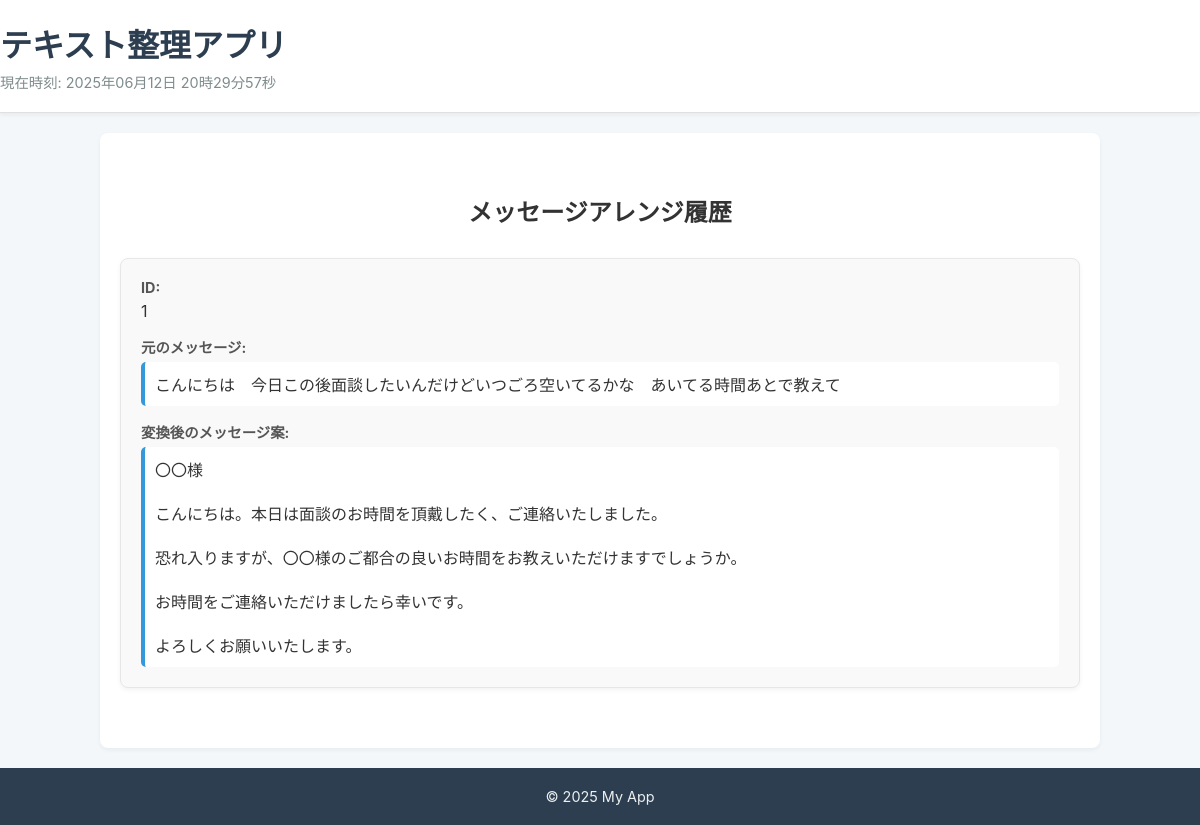
/message_list/, run on an earlier commit of the app's database.
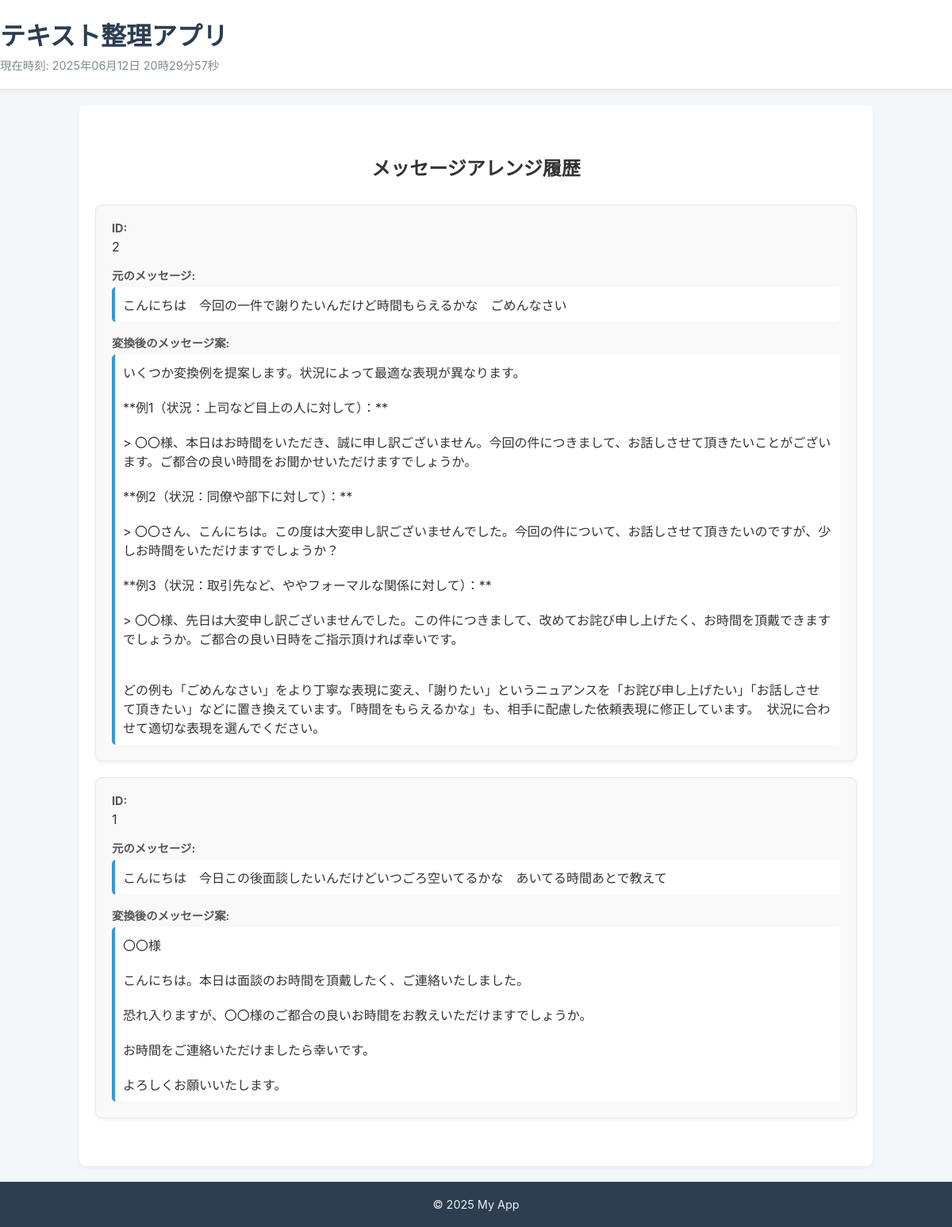
And on a later commit of the database.
### arrange_message/models.py (models this page shows)
class MessageData(models.Model):
    message = models.CharField(max_length=500)
    arrange_message = models.CharField(max_length=500)

### arrange_message/views.py (the view)
class MessageListView(View):
    def get(self, request, *args, **kwargs):
        history_list = MessageData.objects.all().order_by('-id')
        return render(request, 'arrange_message/message_list.html',{'history': history_list} )

### arrange_message/context_processors.py (called while the page is built)
def common_variables(request):
    return {
        'current_time': datetime.now(ZoneInfo('Asia/Tokyo')).strftime('%Y年%m月%d日 %H時%M分%S秒')
    }

### arrange_message/templates/arrange_message/message_list.html (shortened to what this page needs)
{% extends 'base/message_base.html' %}
{% block body %}
    <h2>メッセージアレンジ履歴</h2>
    <ul class="history-list">
        {% for item in history %}
            <li class="history-item">
                <div class="history-data">
                    <strong class="history-label">ID:</strong>
                    <span>{{ item.id }}</span>
                </div>
                <div class="history-data">
                    <strong class="history-label">元のメッセージ:</strong>
                    <div class="history-content">{{ item.message }}</div>
                </div>
                <div class="history-data">
                    <strong class="history-label">変換後のメッセージ案:</strong>
                    <div class="history-content">{{ item.arrange_message }}</div>
                </div>
            </li>
        {% empty %}
            <li class="empty-message">
                履歴はありません
            </li>
        {% endfor %}
    </ul>
{% endblock %}

### arrange_message/templates/base/message_base.html (shortened to what this page needs)
<!DOCTYPE html>
<html lang="ja">
<head>
</head>
<body>
    <header>
        <a href="{% url 'arrange_message:home' %}"><h1>テキスト整理アプリ</h1></a>
        <p>現在時刻: {{ current_time }}</p>
    </header>
    <main>
        {% block body %}{% endblock %}
    </main>
    <footer>
        <p>&copy; 2025 My App</p>
    </footer>
</body>
</html>

### arrange_message/templates/base/message_base.html (style rules this page uses)
body { font-family: -apple-system, BlinkMacSystemFont, "Segoe UI", Roboto, "Helvetica Neue", Arial, sans-serif; margin: 0; padding: 0; background-color: #f4f7f9; color: #333; display: flex; flex-direction: column; min-height: 100vh; }
header { background-color: #ffffff; padding: 20px 0; text-align: left; border-bottom: 1px solid #e0e0e0; box-shadow: 0 2px 4px rgba(0, 0, 0, 0.05); }
header a { text-decoration: none; color: inherit; }
header h1 { margin: 0; font-size: 2em; color: #2c3e50; }
header p { margin: 5px 0 0; color: #7f8c8d; font-size: 0.9em; }
main { flex: 1; padding: 40px 20px; background-color: #ffffff; margin: 20px auto; width: 90%; max-width: 960px; border-radius: 8px; box-shadow: 0 2px 4px rgba(0,0,0,0.05); }
footer { text-align: center; padding: 20px; background-color: #2c3e50; color: #ecf0f1; font-size: 0.9em; margin-top: auto; }
footer p { margin: 0; }

### arrange_message/templates/arrange_message/message_list.html (style rules this page uses)
h2 { text-align: center; margin-bottom: 30px; color: #333; }
.history-list { list-style-type: none; padding: 0; margin: 0; }
.history-item { background-color: #f9f9f9; border: 1px solid #e7e7e7; border-radius: 8px; padding: 20px; margin-bottom: 20px; box-shadow: 0 2px 5px rgba(0,0,0,0.05); transition: box-shadow 0.3s ease, transform 0.3s ease; }
.history-data { margin-bottom: 15px; }
.history-data:last-child { margin-bottom: 0; }
.history-label { display: block; font-weight: bold; color: #555; margin-bottom: 5px; font-size: 0.9em; }
.history-content { background-color: #ffffff; padding: 10px; border-radius: 5px; border-left: 4px solid #3498db; color: #333; white-space: pre-wrap; word-wrap: break-word; }

What changed in the data, as far as the page shows it:
added MessageData: id "2", message "こんにちは 今回の一件で謝りたいんだけど時間もらえるかな ごめんなさい", arrange_message "いくつか変換例を提案します。状況によって最適な表現が異なります。 **例1（状況：上司など目上の人に対して）：** > 〇〇様、本日はお時間をいただき、誠に申し訳ございません。今回の件につきまして、お話しさせて頂きたいことがございます。ご都合の良い時間をお聞かせいただけますでしょうか。 **例2（状況：同僚や部下に対して）：** > 〇〇さん、こんにちは。この度は大変申し訳ございませんでした。今回の件について、お話しさせて頂きたいのですが、少しお時間をいただけますでしょうか？ **例3（状況：取引先など、ややフォーマルな関係に対して）：** > 〇〇様、先日は大変申し訳ございませんでした。この件につきまして、改めてお詫び申し上げたく、お時間を頂戴できますでしょうか。ご都合の良い日時をご指示頂ければ幸いです。 どの例も「ごめんなさい」をより丁寧な表現に変え、「謝りたい」というニュアンスを「お詫び申し上げたい」「お話しさせて頂きたい」などに置き換えています。「時間をもらえるかな」も、相手に配慮した依頼表現に修正しています。 状況に合わせて適切な表現を選んでください。"
